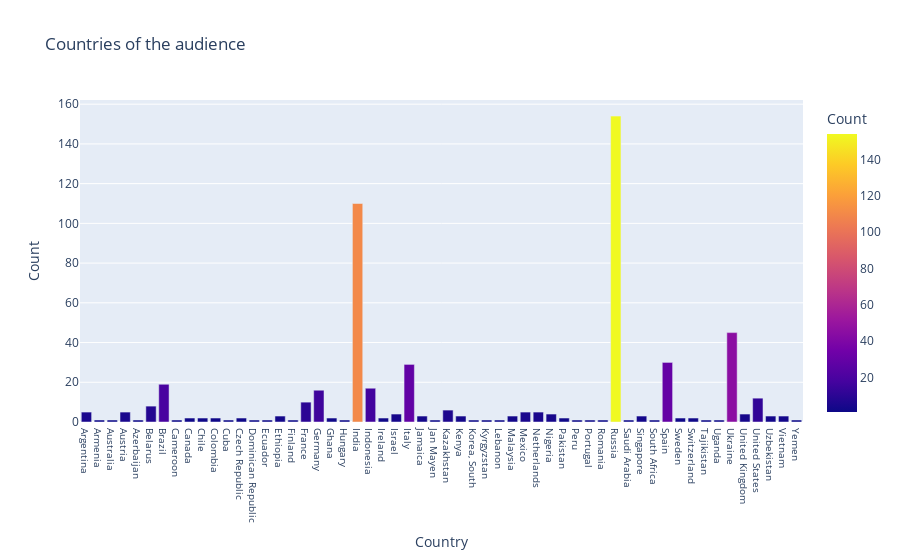

The notebook cell saved with this chart:
### Markdown cell above
It contains all information we were looking for, but there is a problem, isn't it?
Due the great fragmentation of countries, It's difficult to see where your country is (in particular if It has few interviewed).
Let's try to fix this using another plot, the Bar Plot

### Code cell
countries.sort_values(by="Country", ascending=True) #sort value by country name
fig = px.bar(countries, y='Count', x='Country', title='Countries of the audience', 
             hover_data=['Count'], color='Count')
fig.update_layout(
    xaxis_tickfont_size=10
)
fig.show()

### Figure 1 — Plotly figure (JSON) as saved in the notebook; plotly's stock layout.template omitted (floating-point values rounded to 4 significant figures)
{"data": [{"alignmentgroup": "True", "customdata": [[5], [1], [1], [5], [1], [8], [19], [1], [2], [2], [2], [1], [2], [1], [1], [3], [1], [10], [16], [2], [1], [110], [17], [2], [4], [29], [3], [1], [6], [3], [1], [1], [1], [3], [5], [5], [4], [2], [1], [1], [1], [154], [1], [3], [1], [30], [2], [2], [1], [1], [45], [4], [12], [3], [3], [1]], "hoverlabel": {"namelength": 0}, "hovertemplate": "Country=%{x}<br>Count=%{marker.color}", "legendgroup": "", "marker": {"color": [5, 1, 1, 5, 1, 8, 19, 1, 2, 2, 2, 1, 2, 1, 1, 3, 1, 10, 16, 2, 1, 110, 17, 2, 4, 29, 3, 1, 6, 3, 1, 1, 1, 3, 5, 5, 4, 2, 1, 1, 1, 154, 1, 3, 1, 30, 2, 2, 1, 1, 45, 4, 12, 3, 3, 1], "coloraxis": "coloraxis"}, "name": "", "offsetgroup": "", "orientation": "v", "showlegend": false, "textposition": "auto", "type": "bar", "x": ["Argentina", "Armenia", "Australia", "Austria", "Azerbaijan", "Belarus", "Brazil", "Cameroon", "Canada", "Chile", "Colombia", "Cuba", "Czech Republic", "Dominican Republic", "Ecuador", "Ethiopia", "Finland", "France", "Germany", "Ghana", "Hungary", "India", "Indonesia", "Ireland", "Israel", "Italy", "Jamaica", "Jan Mayen", "Kazakhstan", "Kenya", "Korea, South", "Kyrgyzstan", "Lebanon", "Malaysia", "Mexico", "Netherlands", "Nigeria", "Pakistan", "Peru", "Portugal", "Romania", "Russia", "Saudi Arabia", "Singapore", "South Africa", "Spain", "Sweden", "Switzerland", "Tajikistan", "Uganda", "Ukraine", "United Kingdom", "United States", "Uzbekistan", "Vietnam", "Yemen"], "xaxis": "x", "y": [5, 1, 1, 5, 1, 8, 19, 1, 2, 2, 2, 1, 2, 1, 1, 3, 1, 10, 16, 2, 1, 110, 17, 2, 4, 29, 3, 1, 6, 3, 1, 1, 1, 3, 5, 5, 4, 2, 1, 1, 1, 154, 1, 3, 1, 30, 2, 2, 1, 1, 45, 4, 12, 3, 3, 1], "yaxis": "y"}], "layout": {"barmode": "relative", "coloraxis": {"colorbar": {"title": {"text": "Count"}}, "colorscale": [[0, "#0d0887"], [0.1111, "#46039f"], [0.2222, "#7201a8"], [0.3333, "#9c179e"], [0.4444, "#bd3786"], [0.5556, "#d8576b"], [0.6667, "#ed7953"], [0.7778, "#fb9f3a"], [0.8889, "#fdca26"], [1, "#f0f921"]]}, "legend": {"tracegroupgap": 0}, "title": {"text": "Countries of the audience"}, "xaxis": {"anchor": "y", "domain": [0, 1], "tickfont": {"size": 10}, "title": {"text": "Country"}}, "yaxis": {"anchor": "x", "domain": [0, 1], "title": {"text": "Count"}}}}
